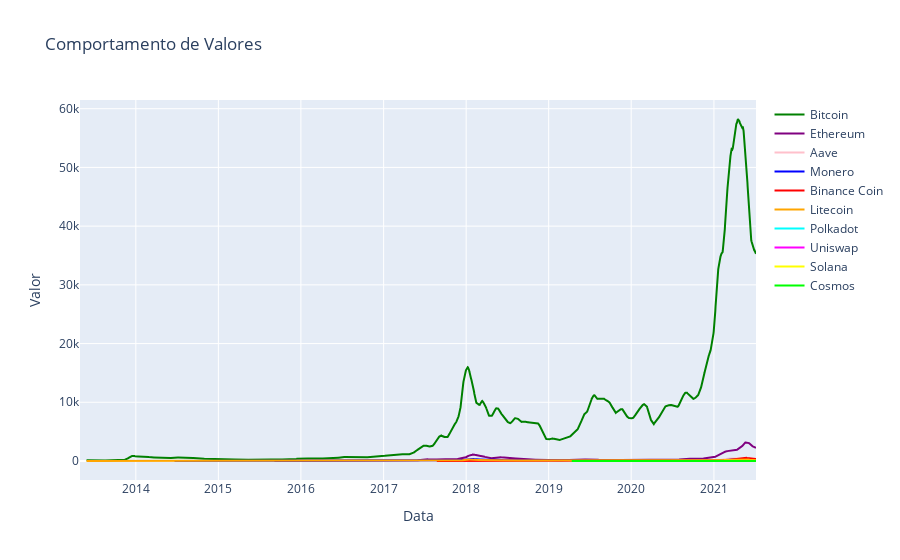

Source (notebook cell):
### Code cell
import plotly.graph_objs as go

# Criando os traces (linhas) para cada criptomoeda
trace_bitcoin = go.Scatter(x=tab_bitcoin['Data'], y=tab_bitcoin['media_movel'], mode='lines', name='Bitcoin', line=dict(color='green', width=2))
trace_ethereum = go.Scatter(x=tab_ethereum['Data'], y=tab_ethereum['media_movel'], mode='lines', name='Ethereum', line=dict(color='purple', width=2))
trace_aave = go.Scatter(x=tab_aave['Data'], y=tab_aave['media_movel'], mode='lines', name='Aave', line=dict(color='pink', width=2))
trace_monero = go.Scatter(x=tab_monero['Data'], y=tab_monero['media_movel'], mode='lines', name='Monero', line=dict(color='blue', width=2))
trace_binance = go.Scatter(x=tab_binance['Data'], y=tab_binance['media_movel'], mode='lines', name='Binance Coin', line=dict(color='red', width=2))
trace_litecoin = go.Scatter(x=tab_litecoin['Data'], y=tab_litecoin['media_movel'], mode='lines', name='Litecoin', line=dict(color='orange', width=2))
trace_polkadot = go.Scatter(x=tab_polkadot['Data'], y=tab_polkadot['media_movel'], mode='lines', name='Polkadot', line=dict(color='cyan', width=2))
trace_uniswap = go.Scatter(x=tab_uniswap['Data'], y=tab_uniswap['media_movel'], mode='lines', name='Uniswap', line=dict(color='magenta', width=2))
trace_solana = go.Scatter(x=tab_solana['Data'], y=tab_solana['media_movel'], mode='lines', name='Solana', line=dict(color='yellow', width=2))
trace_cosmos = go.Scatter(x=tab_cosmos['Data'], y=tab_cosmos['media_movel'], mode='lines', name='Cosmos', line=dict(color='lime', width=2))

# Criando o layout
layout = go.Layout(
    title='Comportamento de Valores',
    xaxis=dict(title='Data'),
    yaxis=dict(title='Valor')
)

# Criando a figura
fig = go.Figure(data=[trace_bitcoin, trace_ethereum, trace_aave, trace_monero, trace_binance, trace_litecoin, trace_polkadot, trace_uniswap, trace_solana, trace_cosmos], layout=layout)

# Exibindo o gráfico
fig.show()

### Figure 1 — Plotly figure (JSON) as saved in the notebook; plotly's stock layout.template omitted (floating-point values rounded to 4 significant figures; data arrays with more than 128 entries replaced by an {"elided": "..."} marker saying what was removed)
{"data": [{"line": {"color": "green", "width": 2}, "mode": "lines", "name": "Bitcoin", "type": "scatter", "x": {"elided": "2991 str values"}, "y": {"elided": "2991 float values"}}, {"line": {"color": "purple", "width": 2}, "mode": "lines", "name": "Ethereum", "type": "scatter", "x": {"elided": "2160 str values"}, "y": {"elided": "2160 float values"}}, {"line": {"color": "pink", "width": 2}, "mode": "lines", "name": "Aave", "type": "scatter", "x": {"elided": "275 str values"}, "y": {"elided": "275 float values"}}, {"line": {"color": "blue", "width": 2}, "mode": "lines", "name": "Monero", "type": "scatter", "x": {"elided": "2602 str values"}, "y": {"elided": "2602 float values"}}, {"line": {"color": "red", "width": 2}, "mode": "lines", "name": "Binance Coin", "type": "scatter", "x": {"elided": "1442 str values"}, "y": {"elided": "1442 float values"}}, {"line": {"color": "orange", "width": 2}, "mode": "lines", "name": "Litecoin", "type": "scatter", "x": {"elided": "2991 str values"}, "y": {"elided": "2991 float values"}}, {"line": {"color": "cyan", "width": 2}, "mode": "lines", "name": "Polkadot", "type": "scatter", "x": {"elided": "320 str values"}, "y": {"elided": "320 float values"}}, {"line": {"color": "magenta", "width": 2}, "mode": "lines", "name": "Uniswap", "type": "scatter", "x": {"elided": "292 str values"}, "y": {"elided": "292 float values"}}, {"line": {"color": "yellow", "width": 2}, "mode": "lines", "name": "Solana", "type": "scatter", "x": {"elided": "452 str values"}, "y": {"elided": "452 float values"}}, {"line": {"color": "lime", "width": 2}, "mode": "lines", "name": "Cosmos", "type": "scatter", "x": {"elided": "845 str values"}, "y": {"elided": "845 float values"}}], "layout": {"title": {"text": "Comportamento de Valores"}, "xaxis": {"title": {"text": "Data"}}, "yaxis": {"title": {"text": "Valor"}}}}
